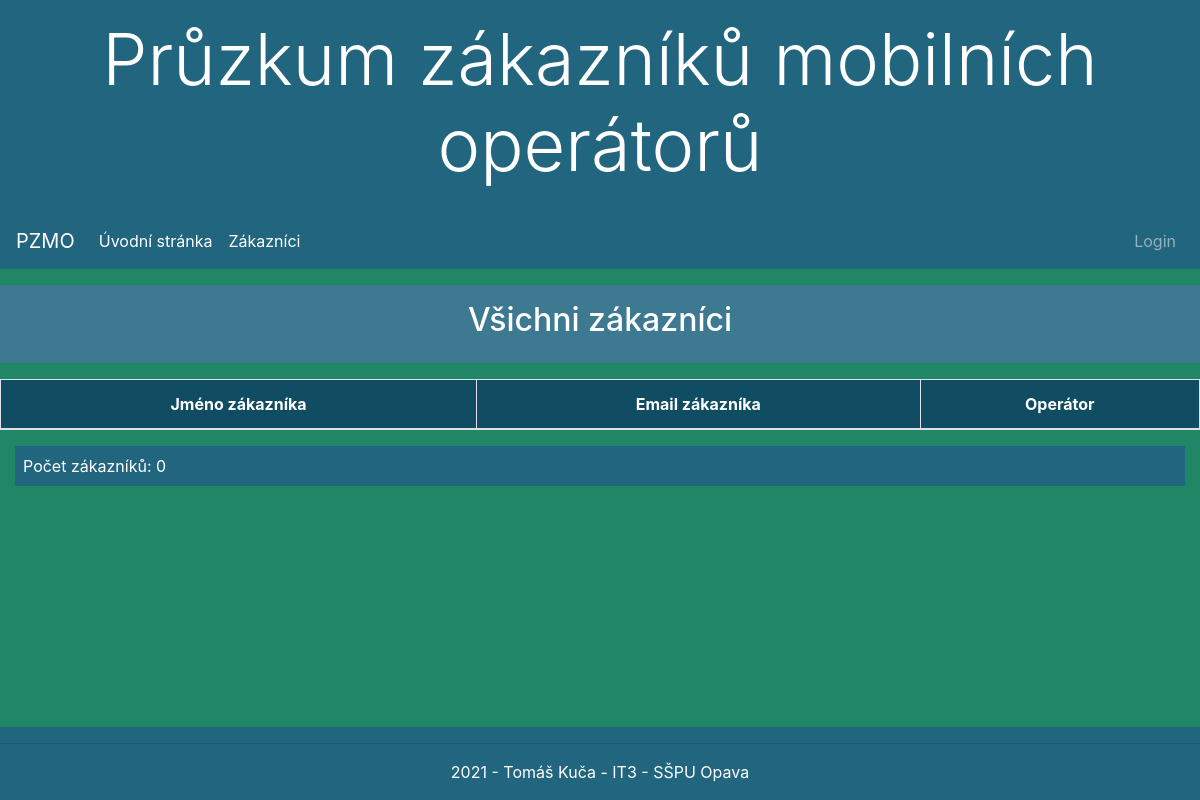
Page /zakaznici/zakaznici/ on the earlier database version.
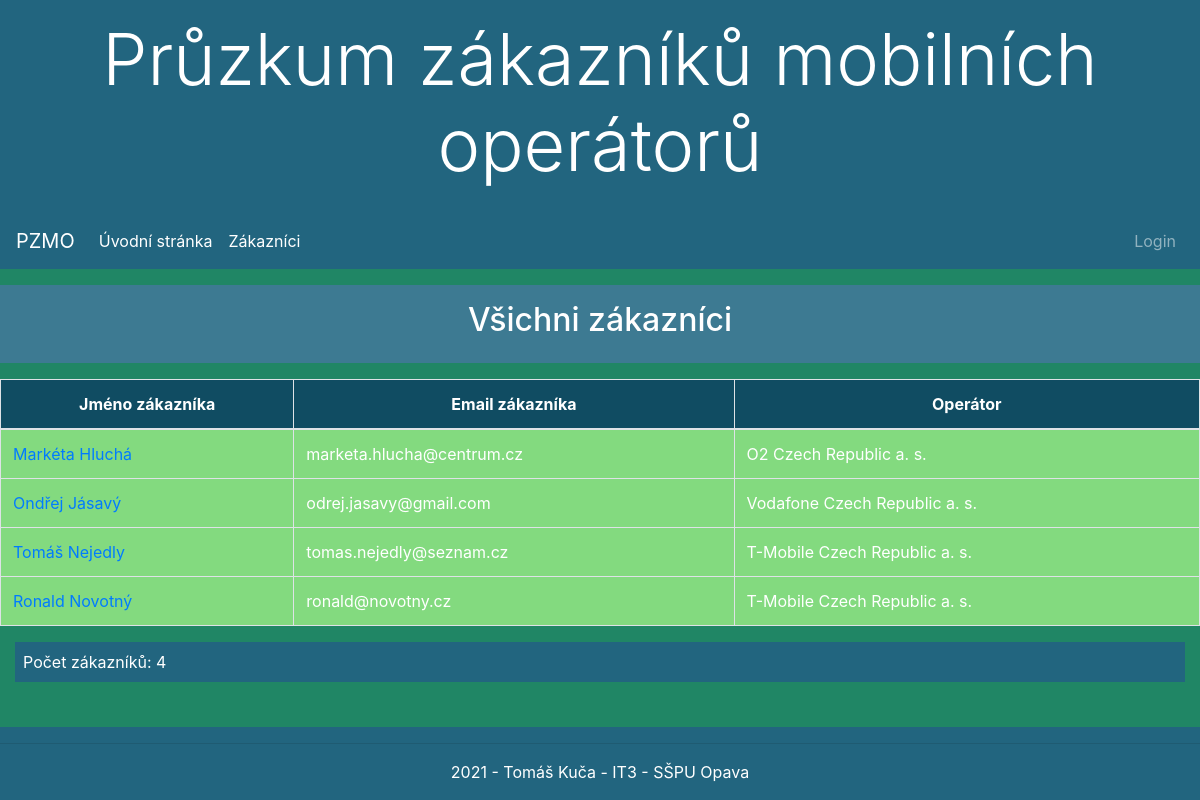
Same page on the later database version.
### zakaznici/models.py (models this page shows, shortened)
class Zakaznik(models.Model):
    jmeno = models.CharField(max_length=30, verbose_name='Křestní jméno')
    prijmeni = models.CharField(max_length=30, verbose_name='Příjmení')
    psc = models.PositiveIntegerField(validators=[MinValueValidator(10000), MaxValueValidator(99999)],
                                      verbose_name='Poštovní směrovací číslo')
    ulice = models.CharField(max_length=20, verbose_name='Ulice', blank=True)
    mesto = models.CharField(max_length=30, verbose_name='Město')
    cp = models.CharField(max_length=4, verbose_name='Číslo popisné')
    email = models.EmailField(max_length=50, unique=True, blank=True,null=True, verbose_name='Email zákazníka')
    druhotne_sluzby = models.ManyToManyField(DruhotneSluzby, blank=True, null=True,
                                             help_text='Select a secondary service of mobile operator which you use')
    class Meta:
        ordering = ['prijmeni']

class Smlouva(models.Model):
    datum_uzavreni = models.DateField(blank=True, null=True, verbose_name='Datum uzavření')
    zakaznik = models.ForeignKey(Zakaznik, on_delete=models.CASCADE)
    tarif = models.ForeignKey(Tarif, on_delete=models.CASCADE)
    operator = models.ForeignKey(MobilniOperator, on_delete=models.CASCADE)
    class Meta:
        ordering = ['datum_uzavreni']

class MobilniOperator(models.Model):
    nazev = models.CharField(max_length=100, verbose_name='Jméno mobilního operátora')
    psc = models.PositiveIntegerField(validators=[MinValueValidator(10000), MaxValueValidator(99999)],
                                      verbose_name='Poštovní směrovací číslo')
    ulice = models.CharField(max_length=20, verbose_name='Ulice')
    mesto = models.CharField(max_length=30, verbose_name='Město')
    cp = models.CharField(max_length=4, verbose_name='Číslo popisné')
    kontakt = models.PositiveIntegerField(validators=[MinValueValidator(100000000), MaxValueValidator(999999999)],
                                        default=111111111, verbose_name='Telefonni číslo')
    class Meta:
        ordering = ['nazev']

### zakaznici/views.py (the view)
# urls.py: path('zakaznici/', views.ZakaznikListView.as_view(), name='prehled_zakazniku'),
class ZakaznikListView(ListView):
    model = Zakaznik
    context_object_name = 'prehled_zakazniku'
    extra_context = {'contracts': Smlouva.objects.all(),
                     'num_customers': Zakaznik.objects.all().count()}
    template_name = 'zakaznik/prehled.html'

### zakaznici/templates/zakaznik/prehled.html (shortened to what this page needs)
{% extends "base.html" %}
{% block content %}
<div class="row mt-3 mb-3 p-3 nadpis">
    <div class="col-sm-12">
        <h2 class="text-center ">Všichni zákazníci</h2>
    </div>
</div>
<div class="row" >
    <table class="table table-bordered bg-warning">
        <thead class="text-center">
            <tr style="color:blue;">
                <th>Jméno zákazníka</th>
                <th>Email zákazníka</th>
                <th>Operátor</th>
            </tr>
        </thead>
        <tbody>
                {% for customer in prehled_zakazniku %}
                    <tr>
                        <td><a href="{% url 'podrobnosti_zakaznika' customer.pk %}">{{ customer.jmeno }} {{ customer.prijmeni}}</a></td>
                        <td>{{ customer.email}}</td>
                        {% for contract in contracts %}
                            {% if customer.jmeno == contract.zakaznik.jmeno and customer.prijmeni == customer.prijmeni %}
                               <td>{{ contract.operator.nazev }}</td>
                            {% endif %}
                        {% endfor %}
                    </tr>
                {% endfor %}
        </tbody>
    </table>
</div>
<p>Počet zákazníků: {{ num_customers }}</p>
{% endblock %}

Differences in the rows shown:
added Zakaznik: jmeno "Markéta", prijmeni "Hluchá", email "marketa.hlucha@centrum.cz"
added Smlouva: operator.nazev "O2 Czech Republic a. s.", shown under "Markéta"
added Zakaznik: jmeno "Ondřej", prijmeni "Jásavý", email "odrej.jasavy@gmail.com"
added Smlouva: operator.nazev "Vodafone Czech Republic a. s.", shown under "Ondřej"
added Zakaznik: jmeno "Tomáš", prijmeni "Nejedly", email "tomas.nejedly@seznam.cz"
added Smlouva: operator.nazev "T-Mobile Czech Republic a. s.", shown under "Tomáš"
added Zakaznik: jmeno "Ronald", prijmeni "Novotný", email "ronald@novotny.cz"
added Smlouva: operator.nazev "T-Mobile Czech Republic a. s.", shown under "Ronald"
Other differences:
{{ num_customers }}: "0" → "4"
